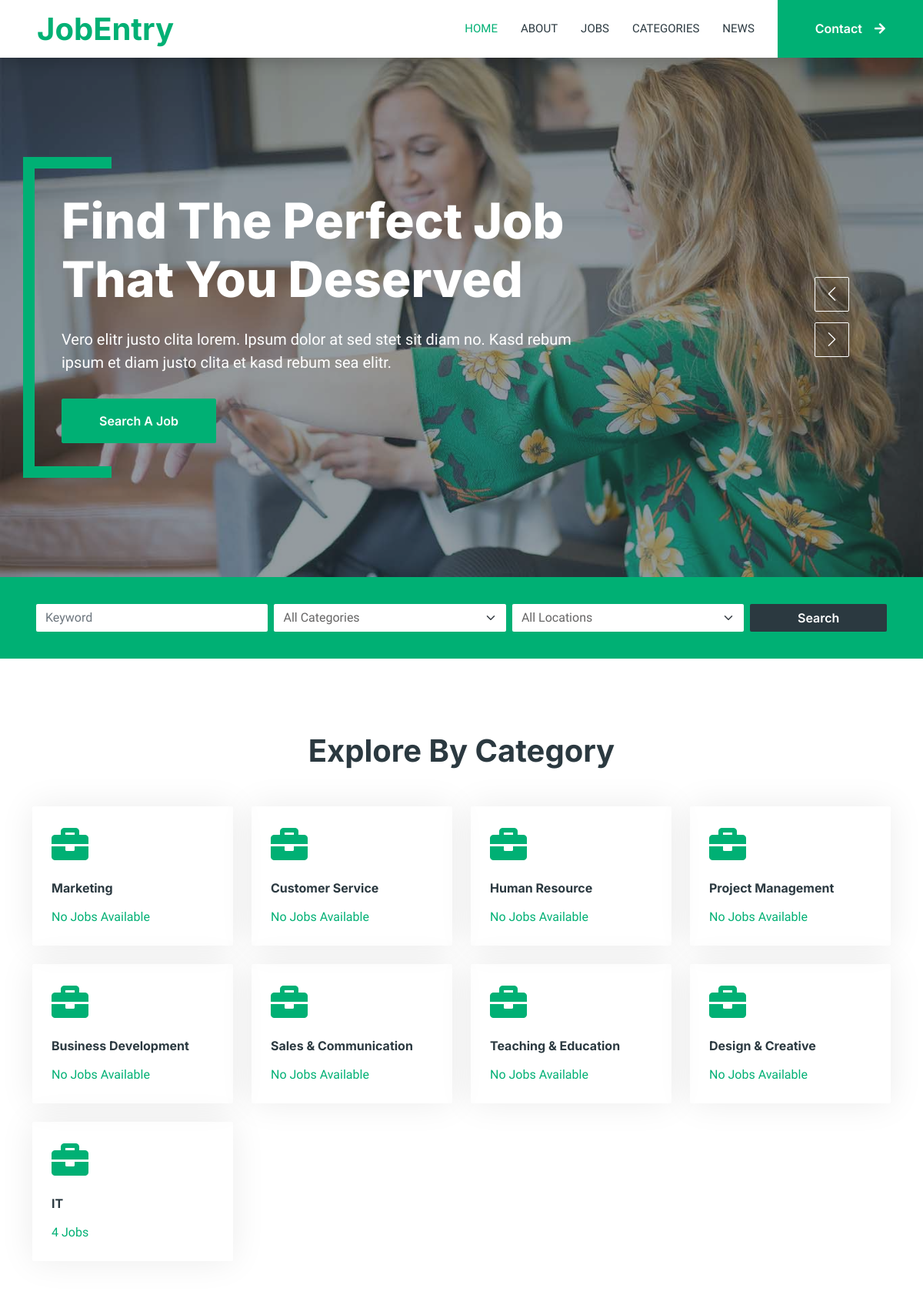
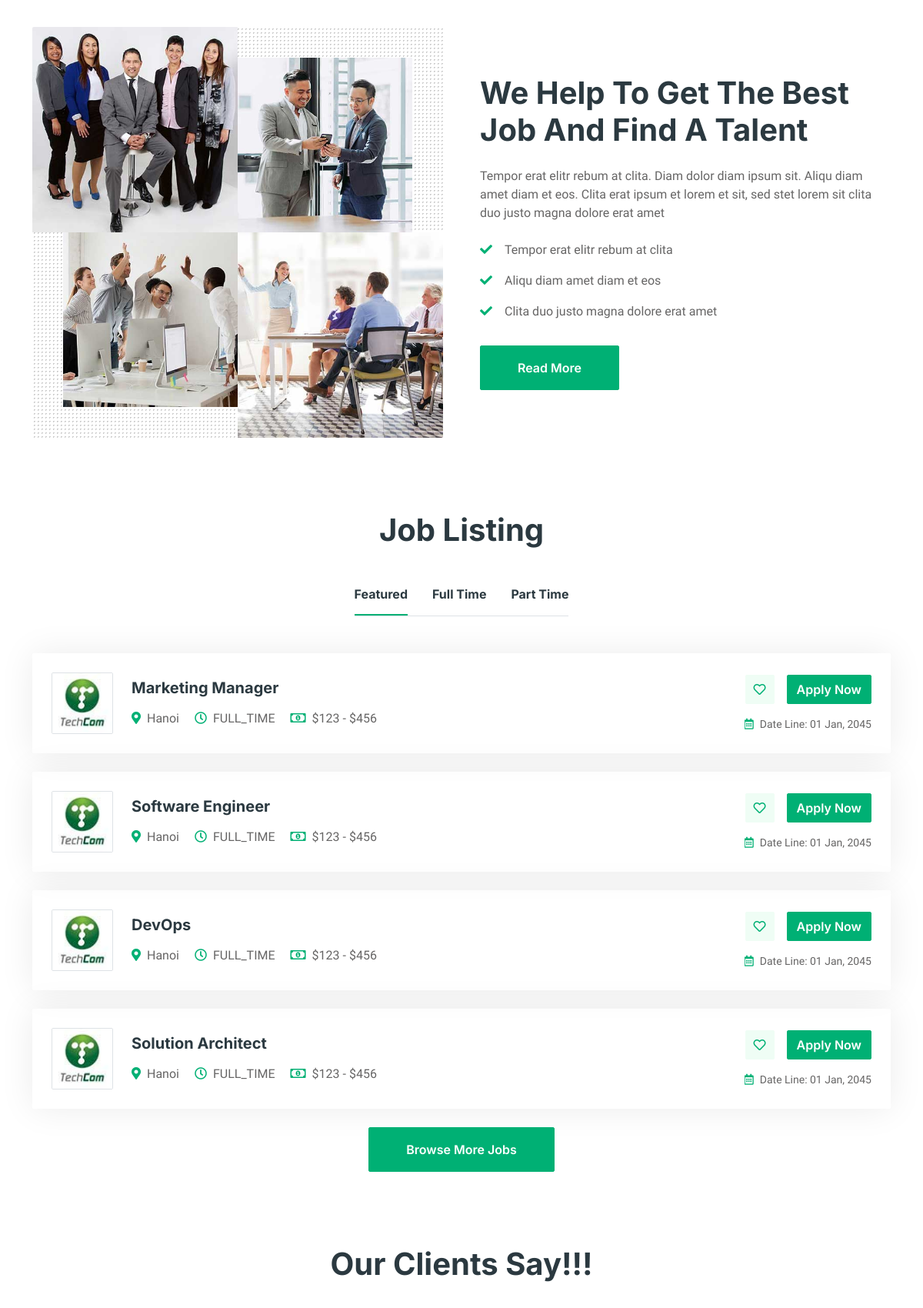
The page / (upper part) on the database its author committed (2 pictures, top to bottom).
### jobs/models.py (models this page shows, shortened)
class JobCategory(models.Model):
    name = models.CharField(max_length=30, unique=True)
    description = models.TextField(null=True, blank=True)
    logo = models.ImageField(upload_to='images/', null=True, blank=True)
    number_of_jobs = models.PositiveIntegerField(default=0)
    class Meta:
        verbose_name_plural = "job categories"

class Job(models.Model):
    class JobNatures(models.TextChoices):
        FULL_TIME = 'FULL_TIME', _('Full Time')
        PART_TIME = 'PART_TIME', _('Part Time')
        CONTRACT = 'CONTRACT', _('Contract')
        INTERNSHIP = 'INTERNSHIP', _('Internship')
        OTHER = 'OTHER', _('Other')
    title = models.CharField(max_length=30)
    description = HTMLField(default="")
    published_date = models.DateTimeField(auto_now_add=True)
    vacancy_count = models.PositiveIntegerField(default=0)
    job_nature = models.CharField(max_length=30, choices=JobNatures.choices, default=JobNatures.FULL_TIME)
    salary_start = models.PositiveIntegerField(default=0)
    salary_end = models.PositiveIntegerField(default=0)
    company_detail = HTMLField()
    logo = models.ImageField(upload_to='images/', null=True, blank=True)
    categories = models.ManyToManyField(JobCategory, related_name='jobs')
    location = models.ForeignKey(Location, on_delete=models.CASCADE)

class Location(models.Model):
    name = models.CharField(max_length=30, unique=True)
    description = models.TextField(null=True, blank=True)
    def __str__(self):
        return self.name

### jobs/views.py (the view)
# urls.py: path('', views.index, name='index'),
def index(request):
    jobs = Job.objects.all()
    job_categories = JobCategory.objects.all()
    locations = Location.objects.all()
    return render(request, 'index.html', {
        'featured_job_list': jobs,
        'full_time_job_list': jobs,
        'part_time_job_list': jobs,
        'job_categories': job_categories,
        'locations': locations,
    })

### jobs/templates/index.html (shortened to what this page needs)
{% extends "base.html" %}
{% load static %}
{% block content %}
    <div class="container-fluid p-0">
        <div class="owl-carousel header-carousel position-relative">
            <div class="owl-carousel-item position-relative">
                <img class="img-fluid" src="{% static 'img/carousel-1.jpg' %}" alt="">
                <div class="position-absolute top-0 start-0 w-100 h-100 d-flex align-items-center"
                     style="background: rgba(43, 57, 64, .5);">
                    <div class="container">
                        <div class="row justify-content-start">
                            <div class="col-10 col-lg-8">
                                <h1 class="display-3 text-white animated slideInDown mb-4">Find The Perfect Job That You
                                    Deserved</h1>
                                <p class="fs-5 fw-medium text-white mb-4 pb-2">Vero elitr justo clita lorem. Ipsum dolor
                                    at
                                    sed stet sit diam no. Kasd rebum ipsum et diam justo clita et kasd rebum sea
                                    elitr.</p>
                                <a href="#job-search-bar" class="btn btn-primary py-md-3 px-md-5 me-3 animated slideInLeft">Search A
                                    Job</a>
                            </div>
                        </div>
                    </div>
                </div>
            </div>
        </div>
    </div>
    {% include 'components/search_bar.html' %}
    {% include 'components/job_category_list.html' %}
    <div class="container-xxl py-5">
        <div class="container">
            <div class="row g-5 align-items-center">
                <div class="col-lg-6 wow fadeIn" data-wow-delay="0.1s">
                    <div class="row g-0 about-bg rounded overflow-hidden">
                        <div class="col-6 text-start">
                            <img class="img-fluid w-100" src="{% static 'img/about-1.jpg' %}">
                        </div>
                        <div class="col-6 text-start">
                            <img class="img-fluid" src="{% static 'img/about-2.jpg' %}"
                                 style="width: 85%; margin-top: 15%;">
                        </div>
                        <div class="col-6 text-end">
                            <img class="img-fluid" src="{% static 'img/about-3.jpg' %}" style="width: 85%;">
                        </div>
                        <div class="col-6 text-end">
                            <img class="img-fluid w-100" src="{% static 'img/about-4.jpg' %}">
                        </div>
                    </div>
                </div>
                <div class="col-lg-6 wow fadeIn" data-wow-delay="0.5s">
                    <h1 class="mb-4">We Help To Get The Best Job And Find A Talent</h1>
                    <p class="mb-4">Tempor erat elitr rebum at clita. Diam dolor diam ipsum sit. Aliqu diam amet diam et
                        eos. Clita erat ipsum et lorem et sit, sed stet lorem sit clita duo justo magna dolore erat
                        amet</p>
                    <p><i class="fa fa-check text-primary me-3"></i>Tempor erat elitr rebum at clita</p>
                    <p><i class="fa fa-check text-primary me-3"></i>Aliqu diam amet diam et eos</p>
                    <p><i class="fa fa-check text-primary me-3"></i>Clita duo justo magna dolore erat amet</p>
                    <a class="btn btn-primary py-3 px-5 mt-3" href="">Read More</a>
                </div>
            </div>
        </div>
    </div>
    {% include 'components/job_list_container.html' %}
    {% include 'components/testimonial.html' %}
{% endblock content %}

### jobs/templates/components/job_category_list.html (shortened to what this page needs)
<div class="container-xxl py-5">
    <div class="container">
        <h1 class="text-center mb-5 wow fadeInUp" data-wow-delay="0.1s">Explore By Category</h1>
        <div class="row g-4">
            {% for job_category in job_categories %}
                <div class="col-lg-3 col-sm-6 wow fadeInUp" data-wow-delay="0.1s">
                    <a class="cat-item rounded p-4" href="{% url 'category_detail' job_category.id %}">
                        {% if job_category.logo %}
                            <img src="{{ job_category.logo.path }}" alt="{{ job_category.name }}" class="img-fluid">
                        {% else %}
                            <i class="fa fa-3x fa-solid fa-briefcase text-primary mb-4"></i>
                        {% endif %}
                        <h6 class="mb-3">{{ job_category.name }}</h6>
                        {% if job_category.number_of_jobs > 0 %}
                            <p class="mb-0">{{ job_category.number_of_jobs }} Jobs</p>
                        {% else %}
                            <p class="mb-0">No Jobs Available</p>
                        {% endif %}
                    </a>
                </div>
            {% endfor %}
        </div>
    </div>
</div>

### jobs/templates/components/job_list.html
{% load static %}
{% if job_list|length > 0 %}
    {% for job in job_list %}
        <div class="job-item p-4 mb-4">
            <div class="row g-4">
                <div class="col-sm-12 col-md-8 d-flex align-items-center">
                    <img class="flex-shrink-0 img-fluid border rounded"
                         src="{% static 'img/com-logo-1.jpg' %}" alt=""
                         style="width: 80px; height: 80px;">
                    <div class="text-start ps-4">
                        <a href="{% url 'job_detail' job.id %}"><h5
                                class="mb-3">{{ job.title }}</h5></a>
                        <span class="text-truncate me-3"><i
                                class="fa fa-map-marker-alt text-primary me-2"></i>{{ job.location }}</span>
                        <span class="text-truncate me-3"><i
                                class="far fa-clock text-primary me-2"></i>{{ job.job_nature }}</span>
                        <span class="text-truncate me-0"><i
                                class="far fa-money-bill-alt text-primary me-2"></i>${{ job.salary_start }} - ${{ job.salary_end }}</span>
                    </div>
                </div>
                <div class="col-sm-12 col-md-4 d-flex flex-column align-items-start align-items-md-end justify-content-center">
                    <div class="d-flex mb-3">
                        <a class="btn btn-light btn-square me-3" href=""><i
                                class="far fa-heart text-primary"></i></a>
                        <a class="btn btn-primary" href="{% url 'job_detail' job.id %}">Apply
                            Now</a>
                    </div>
                    <small class="text-truncate"><i
                            class="far fa-calendar-alt text-primary me-2"></i>Date
                        Line: 01 Jan, 2045</small>
                </div>
            </div>
        </div>
    {% endfor %}
{% else %}
    <div class="alert alert-danger">
        <strong>No Jobs Found!</strong>
    </div>
{% endif %}

### jobs/static/css/style.css (style rules this page uses)
:root { --primary: #00B074; --secondary: #2B9BFF; --light: #EFFDF5; --dark: #2B3940; }
.btn { font-family: 'Inter', sans-serif; font-weight: 600; transition: .5s; }
.btn.btn-primary, .btn.btn-secondary { color: #FFFFFF; }
.btn-square { width: 38px; height: 38px; }
.btn-square, .btn-sm-square, .btn-lg-square { padding: 0; display: flex; align-items: center; justify-content: center; font-weight: normal; border-radius: 2px; }
.header-carousel .container, .page-header .container { position: relative; padding: 45px 0 45px 35px; border-left: 15px solid var(--primary); }
.header-carousel .container::before, .header-carousel .container::after, .page-header .container::before, .page-header .container::after { position: absolute; content: ""; top: 0; left: 0; width: 100px; height: 15px; background: var(--primary); }
.header-carousel .container::after, .page-header .container::after { top: 100%; margin-top: -15px; }
.about-bg { background-image: -webkit-repeating-radial-gradient(center center, rgba(0, 0, 0, 0.2), rgba(0, 0, 0, 0.2) 1px, transparent 1px, transparent 100%); background-image: -moz-repeating-radial-gradient(center center, rgba(0, 0, 0, 0.2), rgba(0, 0, 0, 0.2) 1px, transparent 1px, transparent 100%); background-image: -ms-repeating-radial-gradient(center center, rgba(0, 0, 0, 0.2), rgba(0, 0, 0, 0.2) 1px, transparent 1px, transparent 100%); background-image: -o-repeating-radial-gradient(center center, rgba(0, 0, 0, 0.2), rgba(0, 0, 0, 0.2) 1px, transparent 1px, transparent 100%); background-image: repeating-radial-gradient(center center, rgba(0, 0, 0, 0.2), rgba(0, 0, 0, 0.2) 1px, transparent 1px, transparent 100%); background-size: 5px 5px; }
.cat-item { display: block; box-shadow: 0 0 45px rgba(0, 0, 0, .08); border: 1px solid transparent; transition: .5s; }
.job-item { border: 1px solid transparent; border-radius: 2px; box-shadow: 0 0 45px rgba(0, 0, 0, .08); transition: .5s; }

### rows shown on the page
JobCategory: name "Marketing", number_of_jobs "No Jobs Available"
JobCategory: name "Customer Service", number_of_jobs "No Jobs Available"
JobCategory: name "Human Resource", number_of_jobs "No Jobs Available"
JobCategory: name "Project Management", number_of_jobs "No Jobs Available"
JobCategory: name "Business Development", number_of_jobs "No Jobs Available"
JobCategory: name "Sales & Communication", number_of_jobs "No Jobs Available"
JobCategory: name "Teaching & Education", number_of_jobs "No Jobs Available"
JobCategory: name "Design & Creative", number_of_jobs "No Jobs Available"
JobCategory: name "IT", number_of_jobs "4"
Job: title "Marketing Manager", location "Hanoi", job_nature "FULL_TIME", salary_start "123", salary_end "456"
Job: title "Software Engineer", location "Hanoi", job_nature "FULL_TIME", salary_start "123", salary_end "456"
Job: title "DevOps", location "Hanoi", job_nature "FULL_TIME", salary_start "123", salary_end "456"
Job: title "Solution Architect", location "Hanoi", job_nature "FULL_TIME", salary_start "123", salary_end "456"
